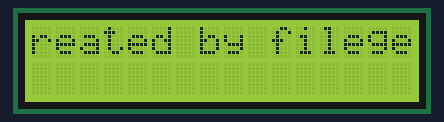
Recording of a sketch running on a simulated Arduino Uno, built with avr-gcc and run on an emulated ATmega328P. Shown: 16×2 character LCD.

Above: at 0.11 s.
At 0.61 s:
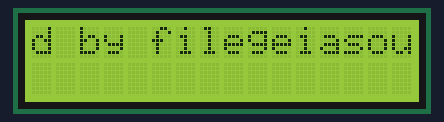
At 1.11 s:
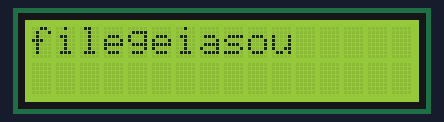
At 2.11 s:
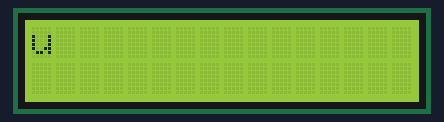
At 3.32 s:
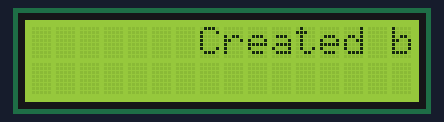
At 4.52 s:
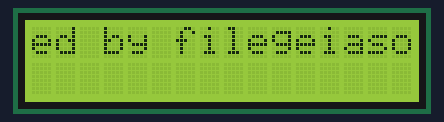

Measured:
- by itself, everything shown: repeats every 4.0 s, in 38 steps

The sketch:

Lcd16x2.ino
```cpp
#include <LiquidCrystal.h>

const int rs=12 ,en=11, db4=5 ,db5=4 , db6=3 ,db7=2;

LiquidCrystal lcd(rs,en,db4,db5,db6,db7);

void setup()
{
  lcd.begin(16,2);
  lcd.print("Created by filegeiasou");
}

void loop()
{
  for(int pc =1 ; pc++;)
  {
		lcd.scrollDisplayLeft();
    	delay(100);
  }
  delay(5000);
}
```
